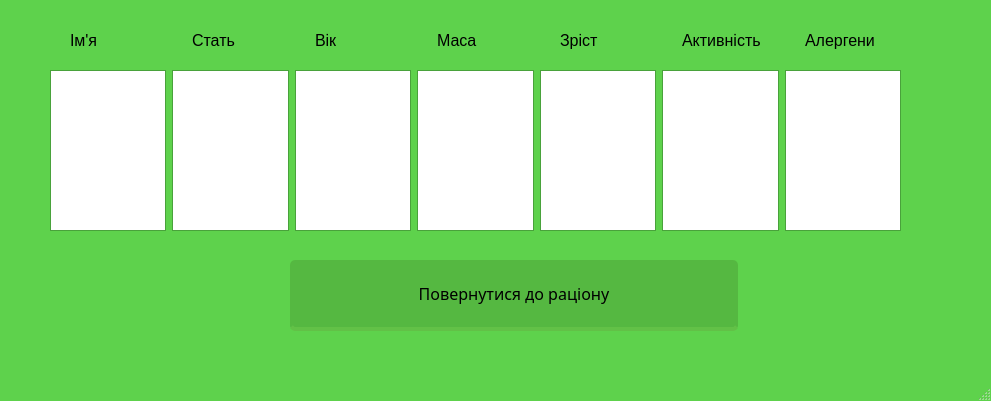
<?xml version="1.0" encoding="UTF-8"?>
<ui version="4.0">
 <class>MainWindow</class>
 <widget class="QMainWindow" name="MainWindow">
  <property name="geometry">
   <rect>
    <x>0</x>
    <y>0</y>
    <width>991</width>
    <height>401</height>
   </rect>
  </property>
  <property name="palette">
   <palette>
    <active>
     <colorrole role="Button">
      <brush brushstyle="SolidPattern">
       <color alpha="255">
        <red>0</red>
        <green>255</green>
        <blue>0</blue>
       </color>
      </brush>
     </colorrole>
     <colorrole role="Base">
      <brush brushstyle="SolidPattern">
       <color alpha="255">
        <red>255</red>
        <green>255</green>
        <blue>255</blue>
       </color>
      </brush>
     </colorrole>
     <colorrole role="Window">
      <brush brushstyle="SolidPattern">
       <color alpha="255">
        <red>94</red>
        <green>210</green>
        <blue>76</blue>
       </color>
      </brush>
     </colorrole>
    </active>
    <inactive>
     <colorrole role="Button">
      <brush brushstyle="SolidPattern">
       <color alpha="255">
        <red>0</red>
        <green>255</green>
        <blue>0</blue>
       </color>
      </brush>
     </colorrole>
     <colorrole role="Base">
      <brush brushstyle="SolidPattern">
       <color alpha="255">
        <red>255</red>
        <green>255</green>
        <blue>255</blue>
       </color>
      </brush>
     </colorrole>
     <colorrole role="Window">
      <brush brushstyle="SolidPattern">
       <color alpha="255">
        <red>94</red>
        <green>210</green>
        <blue>76</blue>
       </color>
      </brush>
     </colorrole>
    </inactive>
    <disabled>
     <colorrole role="Button">
      <brush brushstyle="SolidPattern">
       <color alpha="255">
        <red>0</red>
        <green>255</green>
        <blue>0</blue>
       </color>
      </brush>
     </colorrole>
     <colorrole role="Base">
      <brush brushstyle="SolidPattern">
       <color alpha="255">
        <red>94</red>
        <green>210</green>
        <blue>76</blue>
       </color>
      </brush>
     </colorrole>
     <colorrole role="Window">
      <brush brushstyle="SolidPattern">
       <color alpha="255">
        <red>94</red>
        <green>210</green>
        <blue>76</blue>
       </color>
      </brush>
     </colorrole>
    </disabled>
   </palette>
  </property>
  <property name="windowTitle">
   <string>Nutrition plan</string>
  </property>
  <widget class="QWidget" name="centralwidget">
   <widget class="QWidget" name="horizontalLayoutWidget_2">
    <property name="geometry">
     <rect>
      <x>50</x>
      <y>70</y>
      <width>851</width>
      <height>161</height>
     </rect>
    </property>
    <layout class="QHBoxLayout" name="horizontalLayout">
     <item>
      <widget class="QTextBrowser" name="name"/>
     </item>
     <item>
      <widget class="QTextBrowser" name="gender"/>
     </item>
     <item>
      <widget class="QTextBrowser" name="age"/>
     </item>
     <item>
      <widget class="QTextBrowser" name="weight"/>
     </item>
     <item>
      <widget class="QTextBrowser" name="height"/>
     </item>
     <item>
      <widget class="QTextBrowser" name="activity"/>
     </item>
     <item>
      <widget class="QTextBrowser" name="alergens"/>
     </item>
    </layout>
   </widget>
   <widget class="QWidget" name="horizontalLayoutWidget">
    <property name="geometry">
     <rect>
      <x>70</x>
      <y>20</y>
      <width>851</width>
      <height>41</height>
     </rect>
    </property>
    <layout class="QHBoxLayout" name="horizontalLayout_2">
     <item>
      <widget class="QLabel" name="label_8">
       <property name="font">
        <font>
         <pointsize>12</pointsize>
        </font>
       </property>
       <property name="text">
        <string>Ім'я</string>
       </property>
      </widget>
     </item>
     <item>
      <widget class="QLabel" name="label_9">
       <property name="font">
        <font>
         <pointsize>12</pointsize>
        </font>
       </property>
       <property name="text">
        <string>Стать</string>
       </property>
      </widget>
     </item>
     <item>
      <widget class="QLabel" name="label_10">
       <property name="font">
        <font>
         <pointsize>12</pointsize>
        </font>
       </property>
       <property name="text">
        <string>Вік</string>
       </property>
      </widget>
     </item>
     <item>
      <widget class="QLabel" name="label_11">
       <property name="font">
        <font>
         <pointsize>12</pointsize>
        </font>
       </property>
       <property name="text">
        <string>Маса</string>
       </property>
      </widget>
     </item>
     <item>
      <widget class="QLabel" name="label_12">
       <property name="font">
        <font>
         <pointsize>12</pointsize>
        </font>
       </property>
       <property name="text">
        <string>Зріст</string>
       </property>
      </widget>
     </item>
     <item>
      <widget class="QLabel" name="label_13">
       <property name="font">
        <font>
         <pointsize>12</pointsize>
        </font>
       </property>
       <property name="text">
        <string>Активність</string>
       </property>
      </widget>
     </item>
     <item>
      <widget class="QLabel" name="label_14">
       <property name="font">
        <font>
         <pointsize>12</pointsize>
        </font>
       </property>
       <property name="text">
        <string>Алергени</string>
       </property>
      </widget>
     </item>
    </layout>
   </widget>
   <widget class="QPushButton" name="pushButton">
    <property name="geometry">
     <rect>
      <x>290</x>
      <y>260</y>
      <width>451</width>
      <height>71</height>
     </rect>
    </property>
    <property name="font">
     <font>
      <family>Roboto Slab</family>
      <pointsize>12</pointsize>
     </font>
    </property>
    <property name="styleSheet">
     <string notr="true">    float:right;
margin-right: 3%;
margin top: 5px;
border-radius:5px;
-moz-border-radius:5px;
webkit-border-radius:5px;
padding:5px 9px;
font-size: 1.2em;
background-color:rgba(85, 184, 65,1);
text-shadow: #454545 0 0 2px;
border-bottom: 4px solid rgba(98, 193, 71, 1);
color:black;
font-family: 'Roboto Slab', senif;</string>
    </property>
    <property name="text">
     <string>Повернутися до раціону</string>
    </property>
   </widget>
  </widget>
  <widget class="QMenuBar" name="menubar">
   <property name="geometry">
    <rect>
     <x>0</x>
     <y>0</y>
     <width>991</width>
     <height>26</height>
    </rect>
   </property>
  </widget>
  <widget class="QStatusBar" name="statusbar"/>
 </widget>
 <resources/>
 <connections/>
</ui>
